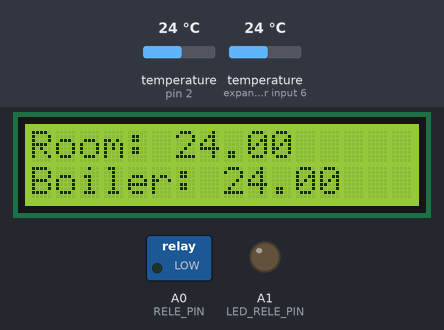
The sketch below on a simulated Arduino Uno, built for the host (arithmetic inside an expression is 32-bit, double 64-bit). Shown: 16×2 character LCD, switched loads named in the sketch (green lamp = pin HIGH), output pins drawn as LEDs (lit = HIGH). The test bench sets the inputs (shaded band); at power-on: temperature (sensors on pin 2, expander input 6) 24 °C. WiFi joins after 1.5 s; servers stay silent unless stated; uploads are accepted with an empty reply; what the sketch prints to the serial monitor is not drawn.

Above: at 3.9 s.
4.0 s: temperature (sensor on pin 2) set to 12 °C
At 6.7 s:
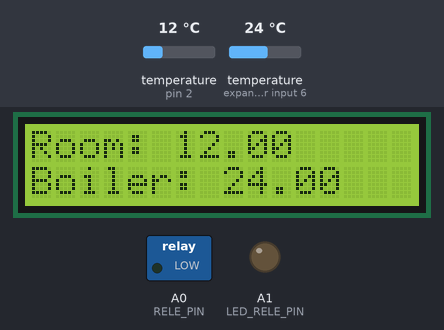
7.9 s: temperature (sensor on expander input 6) set to 12 °C
At 9.9 s:
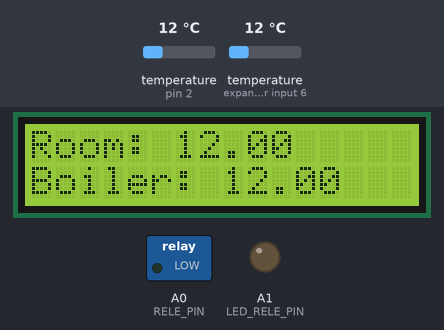
10.6 s: temperature (sensor on pin 2) set to 19 °C
At 13.3 s:
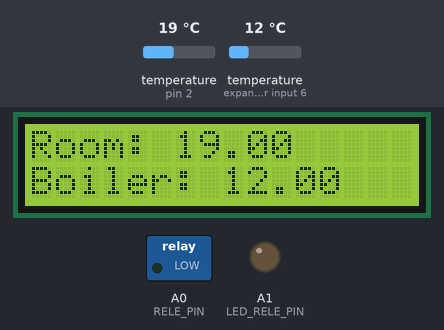
13.7 s: temperature (sensor on expander input 6) set to 28 °C
At 15.2 s:
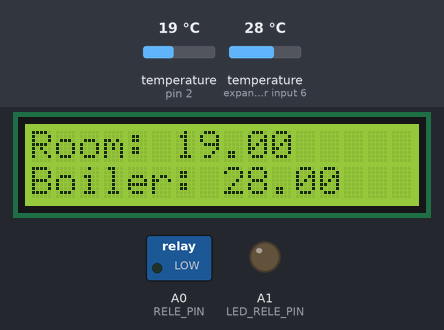
16.4 s: temperature (sensor on pin 2) set to 28 °C
At 18.7 s:
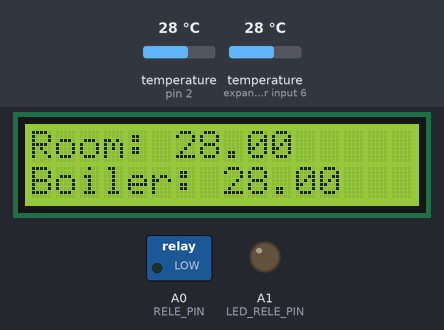
19.5 s: temperature (sensor on expander input 6) set to 33 °C
At 21.9 s:
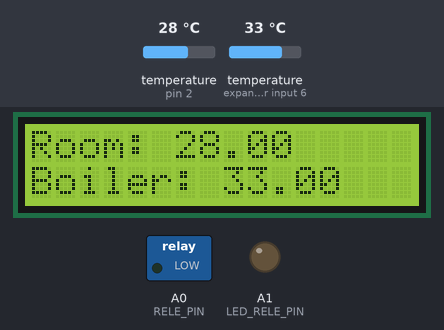
Timing chart, 0 to 23.2 s (numbered marks = the images above; inputs shaded):
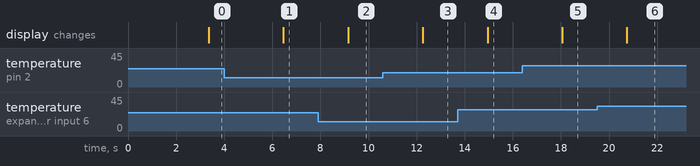

The sketch:

sketch_feb18a.ino
```cpp
#include <SPI.h>
#include <Ethernet.h>
#include <OneWire.h>
#include <DallasTemperature.h>
#include <LiquidCrystal.h>

// Data wire is plugged into port 2 on the Arduino
#define ONE_WIRE_BUS 2
#define RELE_PIN A0
#define LED_RELE_PIN A1
#define RESOLUTION 12

long sendTimer = 0;
long printTimer = 0;
long releTimer = 0;
const int TIME_OUT = 5000; // 5 seconds
const int PRINT_TIME_OUT = 2000;
const int RELE_TIME_OUT = 2000;

float bsumTemp = 0;
float bcountOfTemps = 0;

float hsumTemp = 0;
float hcountOfTemps = 0;

OneWire oneWire(ONE_WIRE_BUS);
DallasTemperature sensors(&oneWire);

LiquidCrystal lcd(3, 4, 5, 6, 7, 8);

// arrays to hold device address
DeviceAddress boilerThermometer = { 0x28, 0xFF, 0xBE, 0x9D, 0x72, 0x15, 0x02, 0xD6 };
DeviceAddress homeThermometer = { 0x28, 0xFF, 0x2C, 0x5F, 0x06, 0x00, 0x00, 0x02 };

byte mac[] = { 0xDE, 0xAD, 0xBE, 0xEF, 0xFE, 0xED };
IPAddress ip(192, 168, 0, 177);
char server[] = "aohouse.1gb.ru";

EthernetClient client;

void initEthernet()
{
  if (Ethernet.begin(mac) == 0) {
    Ethernet.begin(mac, ip);
  }
  delay(1000); // give the Ethernet shield a second to initialize
}

void initTempSensors()
{
  sensors.begin();
  sensors.setResolution(boilerThermometer, RESOLUTION);
  sensors.setResolution(homeThermometer, RESOLUTION);
}

void initRele()
{
  pinMode(RELE_PIN, OUTPUT);
  pinMode(LED_RELE_PIN, OUTPUT);
}

void sendData(int index, int temp)
{
  if (client.connect(server, 80)) {

    String url = "GET /api/sensor/add/" + String(index) + "/" + String(temp) + " HTTP/1.1";

    Serial.println(url);

    client.println(url);
    client.print("Host: ");
    client.println(server);
    client.println("Connection: close");
    client.println();

    client.flush();
    client.stop();
  } else {
    // if you didn't get a connection to the server:
    //Serial.println("Connection failed!");
  }
}

void setup() {
  initEthernet();
  initTempSensors();
  initRele();

  Serial.begin(115200);
}

void printTemp(float tempBoiler, float tempHome)
{
  if (tempBoiler > -100 && tempHome > -100)
  {
    if ((millis() - printTimer) >= PRINT_TIME_OUT)
    {
      lcd.clear();

      lcd.begin(16, 2);
      lcd.print("Room: ");
      lcd.print(tempHome);

      lcd.setCursor(0, 1);
      lcd.print("Boiler: ");
      lcd.print(tempBoiler);

      printTimer = millis();
    }
  }
}

bool ReleIsTurnOn(int index)
{
  char inChar;
  String currentLine = "";

  if (client.connect(server, 80))
  {
    String url = "GET /api/socket/" + String(index) + " HTTP/1.1";

    client.println(url);
    client.print("Host: ");
    client.println(server);
    client.println("Connection: close");
    client.println();

    client.flush();
  }
  else
  {
    return false;
  }

  // connectLoop controls the hardware fail timeout
  int connectLoop = 0;

  while (client.connected())
  {
    while (client.available())
    {
      inChar = client.read();
      currentLine += inChar;
      if (inChar == '\n') {
        currentLine = "";
      }
      connectLoop = 0;
    }

    connectLoop++;
    if (connectLoop > 10000)
    {
      client.stop();
    }
    delay(1);
  }
  client.stop();

  bool releIsTurnOn = currentLine.indexOf("\"IsTurnOn\":true") != -1;
  return releIsTurnOn;
}

void checkReleState()
{
  if ((millis() - releTimer) >= RELE_TIME_OUT)
  {
    if (ReleIsTurnOn(1))
    {
      digitalWrite(RELE_PIN, HIGH);
      digitalWrite(LED_RELE_PIN, HIGH);
    }
    else
    {
      digitalWrite(RELE_PIN, LOW);
      digitalWrite(LED_RELE_PIN, LOW);
    }
    releTimer = millis();
  }
}

int hlastAvgTemp = 0;
int blastAvgTemp = 0;

void sendTemps()
{
  if ((millis() - sendTimer) >= TIME_OUT)
  {
    int havgTemp = (int)(hsumTemp / hcountOfTemps);
    if (havgTemp != hlastAvgTemp)
    {
      sendData(1, havgTemp);
      hlastAvgTemp = havgTemp;
    }
    hcountOfTemps = 0;
    hsumTemp = 0;

    int bavgTemp = (int)(bsumTemp / bcountOfTemps);
    if (bavgTemp != blastAvgTemp)
    {
      sendData(2, bavgTemp);
      blastAvgTemp = bavgTemp;
    }
    bcountOfTemps = 0;
    bsumTemp = 0;

    sendTimer = millis();
  }
}

void getTemps()
{
  sensors.requestTemperatures();

  float htemp = sensors.getTempC(homeThermometer);
  if (htemp > -100)
  {
    hsumTemp += htemp;
    hcountOfTemps++;
  }

  float btemp = sensors.getTempC(boilerThermometer);
  if (btemp > -100)
  {
    bsumTemp += btemp;
    bcountOfTemps++;
  }
  printTemp(btemp, htemp);
}

void loop() {

  sendTemps();

  getTemps();

  checkReleState();
}
```

Measured:
- after the input at 4.0 s, the display: changes after 2.5 s (image 1)
- after the input at 7.9 s, the display: changes after 1.3 s (image 2)
- after the input at 10.6 s, the display: changes after 1.7 s (image 3)
- after the input at 13.7 s, the display: changes after 1.2 s (image 4)
- after the input at 16.4 s, the display: changes after 1.6 s (image 5)
- after the input at 19.5 s, the display: changes after 1.2 s (image 6)
